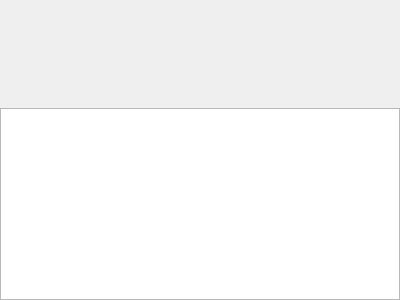
<?xml version="1.0" encoding="UTF-8"?>
<ui version="4.0">
 <class>FaceWidget</class>
 <widget class="QWidget" name="FaceWidget">
  <property name="geometry">
   <rect>
    <x>0</x>
    <y>0</y>
    <width>400</width>
    <height>300</height>
   </rect>
  </property>
  <property name="windowTitle">
   <string>Form</string>
  </property>
  <layout class="QVBoxLayout" name="verticalLayout">
   <property name="spacing">
    <number>0</number>
   </property>
   <property name="leftMargin">
    <number>0</number>
   </property>
   <property name="topMargin">
    <number>0</number>
   </property>
   <property name="rightMargin">
    <number>0</number>
   </property>
   <property name="bottomMargin">
    <number>0</number>
   </property>
   <item>
    <widget class="EyesWidget" name="widgetEyes" native="true">
     <property name="sizePolicy">
      <sizepolicy hsizetype="Minimum" vsizetype="Expanding">
       <horstretch>0</horstretch>
       <verstretch>0</verstretch>
      </sizepolicy>
     </property>
     <property name="minimumSize">
      <size>
       <width>0</width>
       <height>0</height>
      </size>
     </property>
    </widget>
   </item>
   <item>
    <widget class="RealtimeValuesWidget" name="widgetRealtimeValues" native="true">
     <property name="sizePolicy">
      <sizepolicy hsizetype="Minimum" vsizetype="Expanding">
       <horstretch>0</horstretch>
       <verstretch>0</verstretch>
      </sizepolicy>
     </property>
    </widget>
   </item>
   <item>
    <widget class="LogWidget" name="logScroll">
     <property name="sizePolicy">
      <sizepolicy hsizetype="Minimum" vsizetype="Expanding">
       <horstretch>0</horstretch>
       <verstretch>0</verstretch>
      </sizepolicy>
     </property>
    </widget>
   </item>
  </layout>
 </widget>
 <customwidgets>
  <customwidget>
   <class>EyesWidget</class>
   <extends>QWidget</extends>
   <header>puppet/EyesWidget.hpp</header>
   <container>1</container>
  </customwidget>
  <customwidget>
   <class>RealtimeValuesWidget</class>
   <extends>QWidget</extends>
   <header>widgets/RealtimeValuesWidget.hpp</header>
   <container>1</container>
  </customwidget>
  <customwidget>
   <class>LogWidget</class>
   <extends>QPlainTextEdit</extends>
   <header>widgets/LogWidget.hpp</header>
  </customwidget>
 </customwidgets>
 <resources/>
 <connections/>
</ui>
